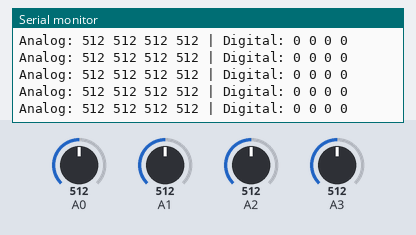
The sketch below on a simulated Arduino Uno, built with avr-gcc and run on an emulated ATmega328P. Parts: the last lines printed to the serial monitor. Inputs (shaded band) come from the test bench; at power-on: A0 = 512, A1 = 512, A2 = 512, A3 = 512. The audio player accepts every command and is not drawn.

Above: at 1.7 s.
1.8 s: A0 set to 105
At 1.9 s:
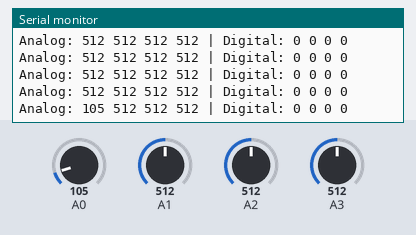
4.8 s: A0 set to 93
At 4.83 s:
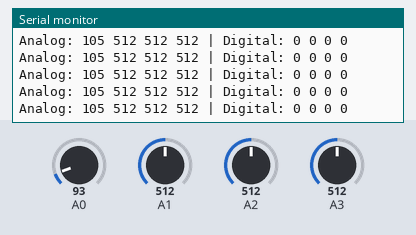
7.8 s: A1 set to 108
At 7.83 s:
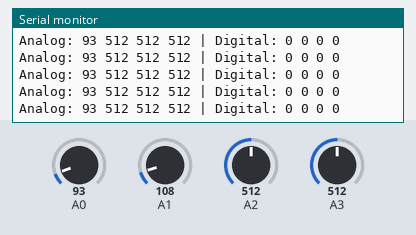
9.3 s: A1 set to 94
At 9.3 s:
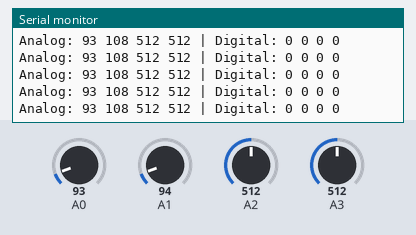
Timing chart, 0 to 12.3 s (numbered marks = the images above; inputs shaded):
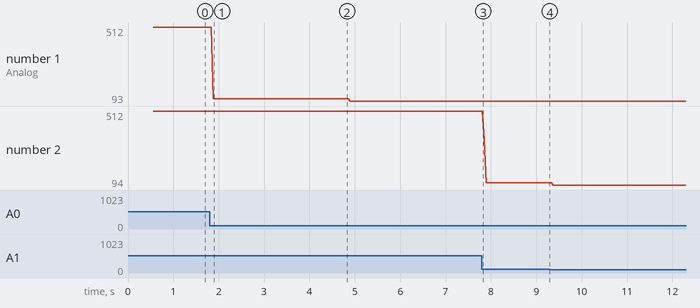

The sketch:

testflex.ino
```cpp
#include <SoftwareSerial.h>
#include <DFRobotDFPlayerMini.h>

// -------- DFPlayer --------
SoftwareSerial mySerial(10, 11);
DFRobotDFPlayerMini player;

// -------- Flex Pins --------
#define F1 A0
#define F2 A1
#define F3 A2
#define F4 A3

// -------- YOUR CALIBRATION --------
#define TH1 13// A0
#define TH2 15// A1
#define TH3 14 // A2
#define TH4 15// A3

// -------- Control --------
unsigned long lastPlay = 0;
const int delayBetweenWords = 2000;

// -------- Stable Read --------
int readStable(int pin) {
  int sum = 0;
  for (int i = 0; i < 5; i++) {
    sum += analogRead(pin);
    delay(2);
  }
  return sum / 5;
}

void setup() {
  Serial.begin(9600);
  mySerial.begin(9600);

  if (!player.begin(mySerial)) {
    Serial.println("DFPlayer ERROR");
    while (true);
  }

  player.volume(25);
  Serial.println("System Ready (Using Your Calibration)");
}

void loop() {

  // Read sensors
  int f1 = readStable(F1);
  int f2 = readStable(F2);
  int f3 = readStable(F3);
  int f4 = readStable(F4);

  // Convert to digital using YOUR conditions
  int d1 = (f1 < TH1) ? 1 : 0;
  int d2 = (f2 < TH2) ? 1 : 0;
  int d3 = (f3 < TH3) ? 1 : 0;
  int d4 = (f4 < TH4) ? 1 : 0;

  // Debug output
  Serial.print("Analog: ");
  Serial.print(f1); Serial.print(" ");
  Serial.print(f2); Serial.print(" ");
  Serial.print(f3); Serial.print(" ");
  Serial.print(f4);

  Serial.print(" | Digital: ");
  Serial.print(d1); Serial.print(" ");
  Serial.print(d2); Serial.print(" ");
  Serial.print(d3); Serial.print(" ");
  Serial.println(d4);

  // Debounce
  if (millis() - lastPlay < delayBetweenWords) return;

  // Count bent fingers
  int total = d1 + d2 + d3 + d4;

  // Only single finger allowed
  if (total == 1) {

    if (d1 == 1) {
      player.play(1); // 0001.mp3
      Serial.println("A0 → 0001.mp3");
    }
    else if (d2 == 1) {
      player.play(2); // 0002.mp3
      Serial.println("A1 → 0002.mp3");
    }
    else if (d3 == 1) {
      player.play(3); // 0003.mp3
      Serial.println("A2 → 0003.mp3");
    }
    else if (d4 == 1) {
      player.play(4); // 0004.mp3
      Serial.println("A3 → 0004.mp3");
    }

    lastPlay = millis();
  }
}
```

Measured:
- after the input at 1.8 s, the serial monitor: prints a new line after 0.08 s (image 1)
- plotted number 1: 512 → 105 after the input at 1.8 s, 105 → 93 after the input at 4.8 s
- plotted number 2: 512 → 108 after the input at 7.8 s, 108 → 94 after the input at 9.3 s
